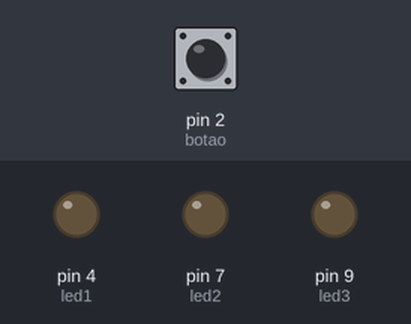
Simulated run of this sketch. Board: Arduino Uno, built with avr-gcc and run on an emulated ATmega328P. Parts: output pins drawn as LEDs (lit = HIGH). Dashed ring = blinking. The test bench sets the inputs (shaded band); at power-on: pin 2 (botao) LOW.

Above: at 1.2 s.
1.3 s: pin 2 (botao) pulsed HIGH 5 times (0.12 s each, 0.3 s apart)
At 2.8 s:
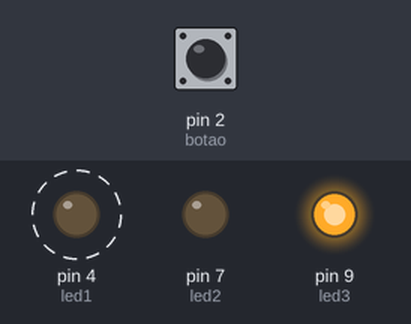
4.3 s: pin 2 (botao) pulled HIGH for 0.15 s
At 5.3 s:
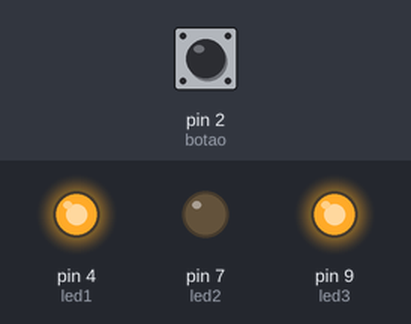
5.9 s: pin 2 (botao) pulled HIGH for 1 s
At 7.0 s:
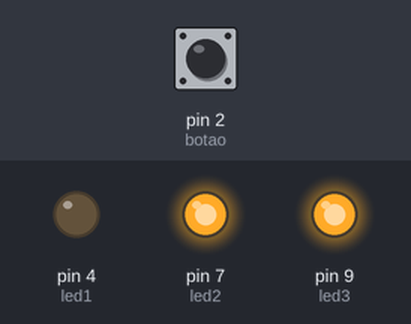
8.4 s: pin 2 (botao) pulled HIGH for 0.15 s
At 8.9 s:
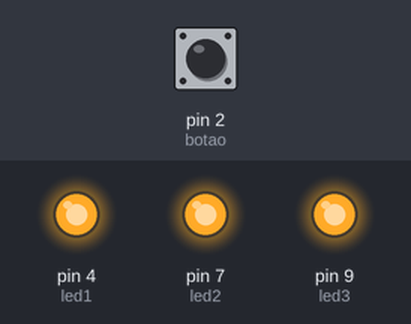
10.0 s: pin 2 (botao) pulled HIGH for 3.2 s
At 11.4 s:
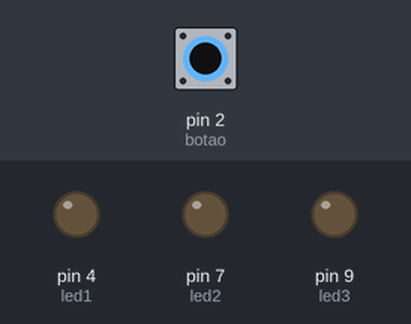
Timing chart, 0 to 13.0 s (numbered marks = the images above; inputs shaded):
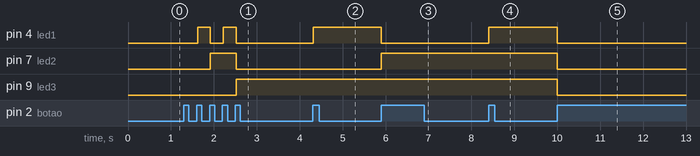

Measured:
- after the input at 1.3 s, pin 4 (led1): alternates HIGH for 0.30 s and LOW for 0.30 s, 4 changes in all, then stays LOW, starting after 0.32 s; pin 7 (led2): LOW → HIGH after 0.62 s, → LOW 0.60 s later; pin 9 (led3): LOW → HIGH after 1.2 s
- after the input at 4.3 s, pin 4 (led1): LOW → HIGH at once
- after the input at 5.9 s, pin 4 (led1): HIGH → LOW at once; pin 7 (led2): LOW → HIGH at once
- after the input at 8.4 s, pin 4 (led1): LOW → HIGH at once
- after the input at 10.0 s, pin 4 (led1), pin 7 (led2), pin 9 (led3): HIGH → LOW at once

The sketch:

Semana2_DesafioExtra.ino
```cpp
int botao = 2;
int led1 = 4;
int led2 = 7;
int led3 = 9;

int estado = 0;

void setup()
{
  pinMode(led1,OUTPUT);
  pinMode(led2,OUTPUT);
  pinMode(led3,OUTPUT);
  pinMode(botao,INPUT);
}
int vezes = 0;
void loop()
{
  delay(50);
  estado = digitalRead(botao);
  if(estado == 1)
  {
    switch(vezes)
  	{
  		case 1:
  			digitalWrite(led1,HIGH);
      		digitalWrite(led2,LOW);
      		digitalWrite(led3,LOW);
      		break;
      	case 2:
      		digitalWrite(led1,LOW);
  			digitalWrite(led2,HIGH);
      		break;
  		case 3:
      		digitalWrite(led1,HIGH);
      		break;
      	case 4:
      		digitalWrite(led1,LOW);
      		digitalWrite(led2,LOW);
      		digitalWrite(led3,HIGH);
      		break;
      	case 5:
      		digitalWrite(led1,HIGH);
      		break;
      	case 6:
      		digitalWrite(led1,LOW);
      		digitalWrite(led2,HIGH);
      		break;
      	case 7:
      		digitalWrite(led1,HIGH);
      		vezes = -1;
      		break;
      	default:
      		digitalWrite(led1,LOW);
      		digitalWrite(led2,LOW);
      		digitalWrite(led3,LOW);
      		break;
     }
    while(estado != 0){
      	estado = digitalRead(botao);
    	delay(1);
    }
    vezes++;
  }
}
```
